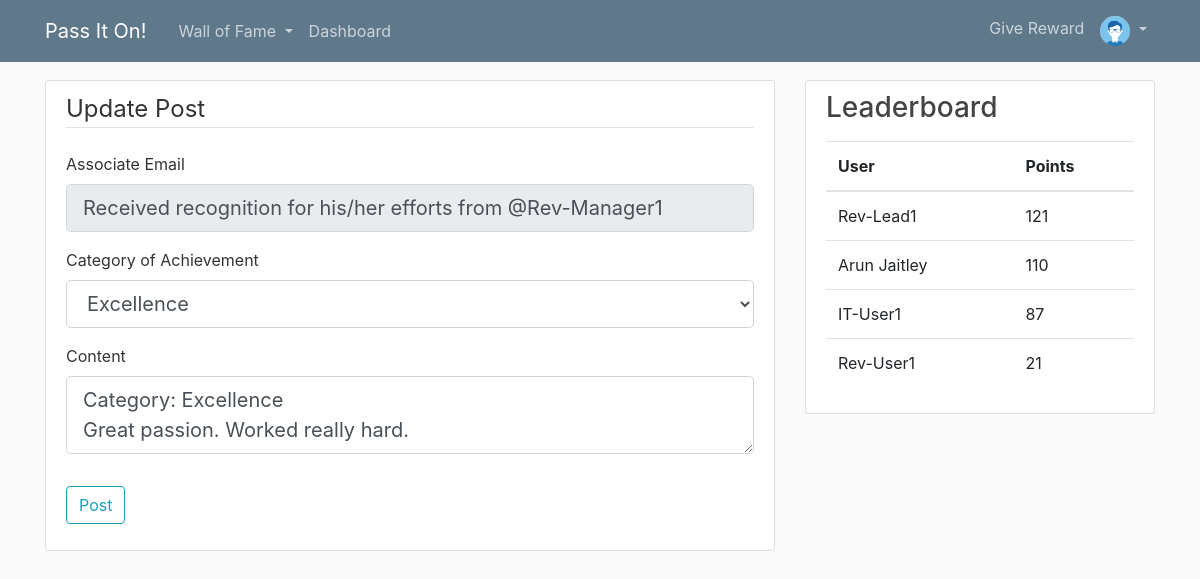
Screenshot of /post/1/update (signed in) with the database file from the repository.
### flaskblog/models.py (models this page shows, shortened)
class User(db.Model, UserMixin):
    id = db.Column(db.Integer, primary_key=True)
    username = db.Column(db.String(20), unique=True, nullable=False)
    designation = db.Column(db.String(15), nullable=False)
    team = db.Column(db.String(15), nullable=False)
    email = db.Column(db.String(120), unique=True, nullable=False)
    image_file = db.Column(db.String(20), nullable=False, default='default.jpg')
    password = db.Column(db.String(60), nullable=False)
    balance = db.Column(db.Integer, nullable=False, default=0)
    earned = db.Column(db.Integer, nullable=False, default=0)
    posts = db.relationship('Post', backref='author', lazy=True)
    rewards = db.relationship('Reward', backref='giver', lazy=True)

class Post(db.Model):
    id = db.Column(db.Integer, primary_key=True)
    title = db.Column(db.String(100), nullable=False)
    from_user = db.Column(db.String(100), nullable=False)
    date_posted = db.Column(db.DateTime, nullable=False, default=datetime.utcnow )
    content = db.Column(db.Text, nullable=False)
    user_id = db.Column(db.Integer, db.ForeignKey('user.id'), nullable=False)

### flaskblog/posts/routes.py (the view)
@posts.route('/post/<int:post_id>/update' , methods =['GET', 'POST'])
@login_required
def update_post(post_id):
    post = Post.query.get_or_404(post_id)
    if post.from_user!=current_user.email:
        abort(403)
    form= PostForm()
    if form.validate_on_submit():
        post.title = form.title.data
        post.content = form.content.data
        db.session.commit()
        flash(f'Your post has been updated!', 'success')
        return redirect(url_for('posts.post', post_id= post.id))
    elif request.method == 'GET':
        form.title.data = post.title
        form.content.data = post.content
    counts = User.query.order_by(desc(User.earned)).limit(5)
    return render_template('create_post.html', title='Update Post', form=form,
                           legend='Update Post', counts=counts)

### flaskblog/posts/forms.py
class PostForm(FlaskForm):
    title = StringField('Associate Email' , render_kw={'readonly': True})
    category = SelectField(
        'Category of Achievement',
        choices=[("Excellence", 'Excellence'), ("Ownership", 'Ownership'),
                 ("Support", 'Support'), ('Passion','Passion')]
        )
    content = TextAreaField('Content', validators=[ DataRequired() ] )
    submit = SubmitField('Post')

### flaskblog/models.py (called while the page is built)
@login_manager.user_loader
def load_user(user_id):
    return User.query.get(int(user_id))

### flaskblog/templates/create_post.html (shortened to what this page needs)
{% extends 'layout.html' %}
{% block content %}
    <div class="content-section">
			<form method="POST" action="">
				<fieldset class="form-group">
					<legend class="border-bottom mb-4">{{ legend }}</legend>
					<div class="form-group">
						{{ form.title.label(class="form-control-label") }}
						{% if form.title.errors %}
							{{ form.title(class="form-control form-control-lg is-invalid") }}
							<div class="invalid-feedback">
								{% for error in form.title.errors %}
									<span> {{ error }} </span>
								{% endfor %}
							</div>
						{% else %}
							{{ form.title(class="form-control form-control-lg") }}
						{% endif %}
					</div>
					<div class="form-group">
						{{ form.category.label(class="form-control-label") }}
						{% if form.category.errors %}
							{{ form.category(class="form-control form-control-lg is-invalid") }}
							<div class="invalid-feedback">
								{% for error in form.category.errors %}
									<span> {{ error }} </span>
								{% endfor %}
							</div>
						{% else %}
							{{ form.category(class="form-control form-control-lg") }}
						{% endif %}
					</div>
					<div class="form-group">
						{{ form.content.label(class="form-control-label") }}
						{% if form.content.errors %}
							{{ form.content(class="form-control form-control-lg is-invalid") }}
							<div class="invalid-feedback">
								{% for error in form.content.errors %}
									<span> {{ error }} </span>
								{% endfor %}
							</div>
						{% else %}
							{{ form.content(class="form-control form-control-lg") }}
						{% endif %}
					</div>
				</fieldset>
				<div class="form-group">
					{{ form.submit(class="btn btn-outline-info") }}
				</div>
    		</form>
	</div>
{% endblock content%}

### flaskblog/templates/layout.html (shortened to what this page needs)
<!DOCTYPE html>
<html>
	<head>
        <link rel="stylesheet" href="https://stackpath.bootstrapcdn.com/bootstrap/4.2.1/css/bootstrap.min.css">
        <link rel="stylesheet" type= "text/css" href="{{ url_for('static', filename='main.css')}}">
	</head>
    	<body>
        	<header class="site-header">
                  <nav class="navbar navbar-expand-md navbar-dark bg-steel fixed-top">
                    <div class="container">
                      <a class="navbar-brand mr-4" href="{{ url_for('main.home_all') }}">Pass It On!</a>
                      <div class="collapse navbar-collapse" id="navbarToggle">
                        <div class="navbar-nav mr-auto">
                          {% if current_user.is_authenticated %}
                            <li class="nav-item dropdown">
                                <a class="nav-link dropdown-toggle" href="#" id="navbarDropdown" role="button" data-toggle="dropdown" aria-haspopup="true" aria-expanded="false">
                                  Wall of Fame
                                </a>
                            </li>
                          {% else %}
                          <a class="nav-item nav-link" href="{{ url_for('main.home') }}">Wall of Fame</a>
                          {% endif %}
                          <a class="nav-item nav-link" href="{{ url_for('rewards.dashboard') }}">Dashboard</a>
                        </div>
                        <div class="navbar-nav">
                          {% if current_user.is_authenticated %}
                              <a class="nav-item nav-link" href="{{ url_for('rewards.search_associate') }}">Give Reward</a>
                              <li class="nav-item dropdown">
                                <a class="nav-link dropdown-toggle" href="#" id="navbarDropdown" role="button" data-toggle="dropdown" aria-haspopup="true" aria-expanded="false">
                                  <img class="rounded-circle article-img-icon" src="{{ url_for('static', filename='profile_pics/' + current_user.image_file) }}">
                                </a>
                            </li>
                          {% else %}
                              <a class="nav-item nav-link" href="{{ url_for('users.login') }}">Login</a>
                              <a class="nav-item nav-link" href="{{ url_for('users.register') }}">Register</a>
                          {% endif %}
                        </div>
                      </div>
                    </div>
                  </nav>
            </header>
        	<main role="main" class="container">
                  <div class="row">
                    <div class="col-md-8">
                      {% block content %}{% endblock %}
                    </div>
                    <div class="col-md-4">
                    {% if counts %}
                      <div class="content-section">
                        <h3>Leaderboard</h3>
                          <table class="table">
                              <thead>
                                <tr>
                                  <th scope="col">User</th>
                                  <th scope="col">Points</th>
                                </tr>
                              </thead>
                              <tbody>
                                   {% for count in counts %}
                                   {% if count.earned > 0 %}
                                    <tr>
                                        <td>{{ count.username }}</td>
                                        <td>{{ count.earned }}</td>
                                    </tr>
                                    {% endif %}
                                  {% endfor %}
                              </tbody>
                         </table>
                      </div>
                      {% endif%}
                    </div>
                  </div>
            </main>
	</body>
</html>

### flaskblog/static/main.css (style rules this page uses)
body { background: #fafafa; color: #333333; margin-top: 5rem; }
h1, h2, h3, h4, h5, h6 { color: #444444; }
.bg-steel { background-color: #5f788a; }
.site-header .navbar-nav .nav-link { color: #cbd5db; }
.content-section { background: #ffffff; padding: 10px 20px; border: 1px solid #dddddd; border-radius: 3px; margin-bottom: 20px; }
.article-img-icon { height: 30px; width: 30px; margin:0px; }

### rows the page displays
User: image_file (placeholder picture)
Post: title "Received recognition for his/her efforts from @Rev-Manager1", content "Category: Excellence Great passion. Worked really hard."
User: username "Rev-Lead1", earned "121"
User: username "Arun Jaitley", earned "110"
User: username "IT-User1", earned "87"
User: username "Rev-User1", earned "21"

### other values shown
{{ legend }} "Update Post"
